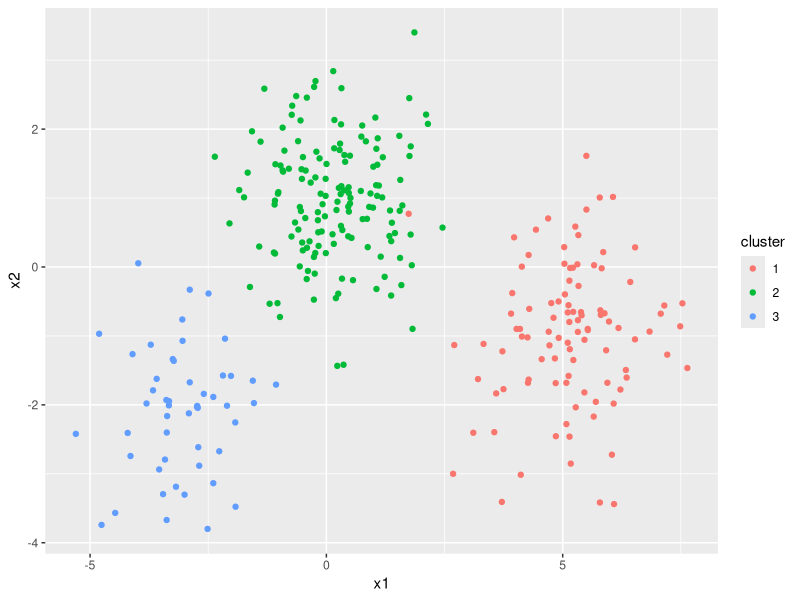
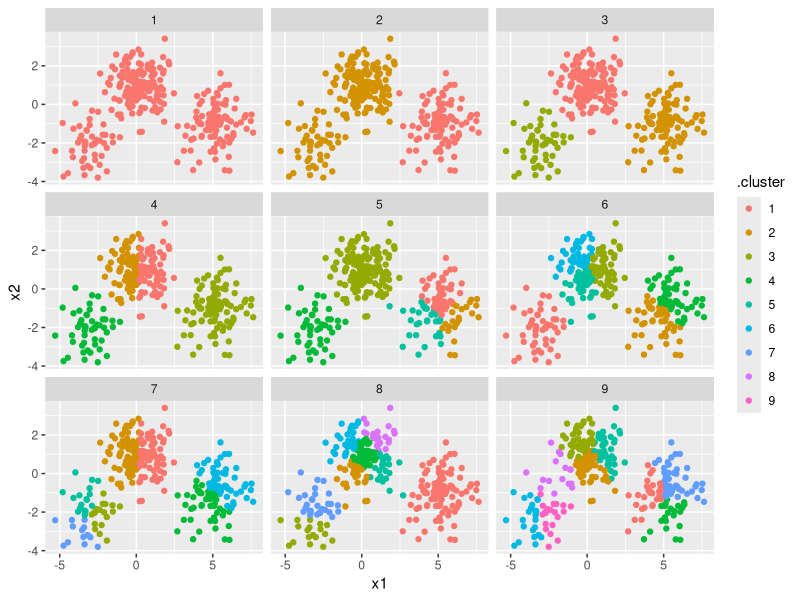
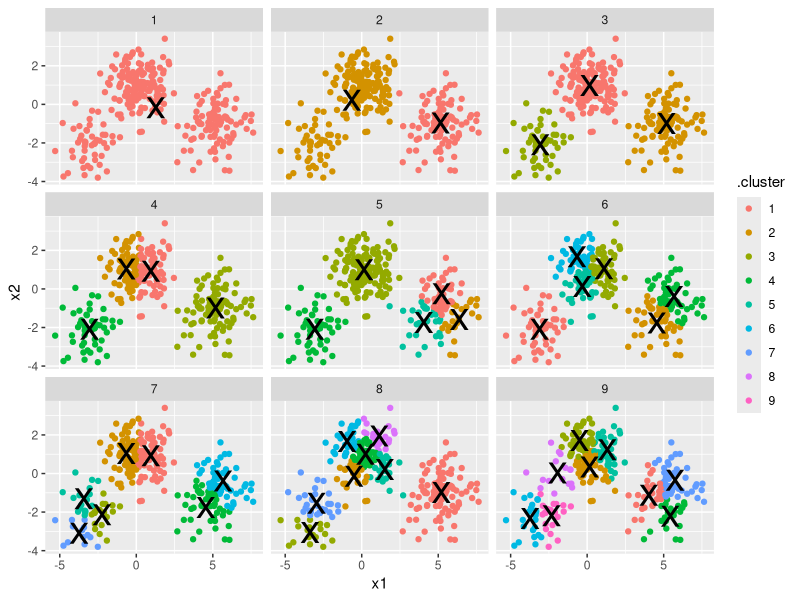
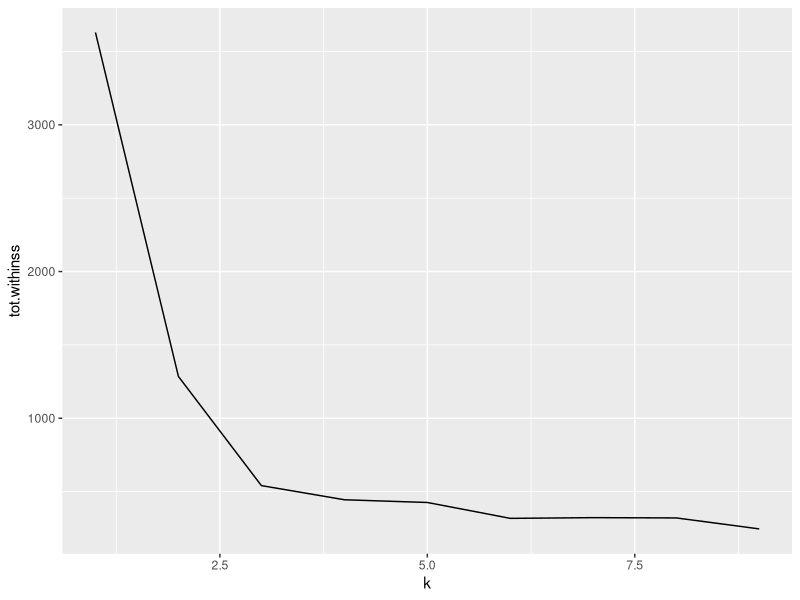

The R source for these figures, in order:
## ---- chunk 1
library(knitr)
opts_chunk$set(message=FALSE, warning=FALSE)
## ---- chunk 2
library(dplyr)

set.seed(2014)
centers <- data.frame(cluster=factor(1:3), size=c(100, 150, 50), x1=c(5, 0, -3), x2=c(-1, 1, -2))
points <- centers %>% group_by(cluster) %>%
    do(data.frame(x1=rnorm(.$size[1], .$x1[1]),
                  x2=rnorm(.$size[1], .$x2[1])))

library(ggplot2)
ggplot(points, aes(x1, x2, color=cluster)) + geom_point()
## ---- chunk 3
points.matrix <- cbind(x1 = points$x1, x2 = points$x2)
kclust <- kmeans(points.matrix, 3)
kclust
summary(kclust)
## ---- chunk 4
library(broom)
head(augment(kclust, points.matrix))
## ---- chunk 5
tidy(kclust)
## ---- chunk 6
glance(kclust)
## ---- chunk 7
kclusts <- data.frame(k=1:9) %>% group_by(k) %>% do(kclust=kmeans(points.matrix, .$k))
## ---- chunk 8
clusters <- kclusts %>% group_by(k) %>% do(tidy(.$kclust[[1]]))
assignments <- kclusts %>% group_by(k) %>% do(augment(.$kclust[[1]], points.matrix))
clusterings <- kclusts %>% group_by(k) %>% do(glance(.$kclust[[1]]))
## ---- chunk 9
p1 <- ggplot(assignments, aes(x1, x2)) + geom_point(aes(color=.cluster)) + facet_wrap(~ k)
p1
## ---- chunk 10
p2 <- p1 + geom_point(data=clusters, size=10, shape="x")
p2
## ---- chunk 11
ggplot(clusterings, aes(k, tot.withinss)) + geom_line()
